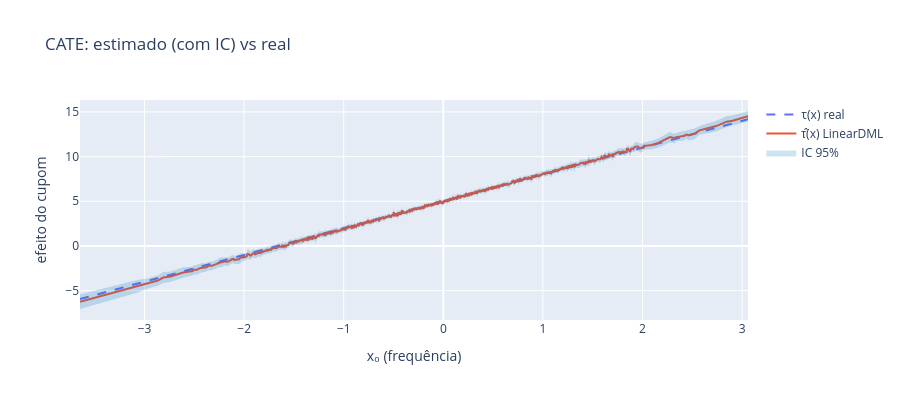

The notebook cell saved with this chart:
### Code cell
order = np.argsort(X_val[:, 0])
x_sorted = X_val[order]
tau_hat = est.effect(x_sorted)
lo, hi = est.effect_interval(x_sorted)
tau_true_sorted = 5.0 + 3.0 * x_sorted[:, 0]

fig = go.Figure()
fig.add_scatter(x=x_sorted[:, 0], y=tau_true_sorted, name="τ(x) real", line=dict(dash="dash"))
fig.add_scatter(x=x_sorted[:, 0], y=tau_hat, name="τ̂(x) LinearDML")
fig.add_scatter(
    x=np.concatenate([x_sorted[:, 0], x_sorted[::-1, 0]]),
    y=np.concatenate([hi, lo[::-1]]),
    fill="toself", fillcolor="rgba(0,114,178,0.2)", line=dict(color="rgba(255,255,255,0)"),
    name="IC 95%", showlegend=True,
)
fig.update_layout(height=400, title="CATE: estimado (com IC) vs real", xaxis_title="x₀ (frequência)", yaxis_title="efeito do cupom")
fig.show()

### Figure 1 — Plotly figure (JSON) as saved in the notebook; plotly's stock layout.template omitted (floating-point values rounded to 4 significant figures; data arrays with more than 128 entries replaced by an {"elided": "..."} marker saying what was removed)
{"data": [{"line": {"dash": "dash"}, "name": "τ(x) real", "type": "scatter", "x": {"elided": "1250 float values"}, "y": {"elided": "1250 float values"}}, {"name": "τ̂(x) LinearDML", "type": "scatter", "x": {"elided": "1250 float values"}, "y": {"elided": "1250 float values"}}, {"fill": "toself", "fillcolor": "rgba(0,114,178,0.2)", "line": {"color": "rgba(255,255,255,0)"}, "name": "IC 95%", "showlegend": true, "type": "scatter", "x": {"elided": "2500 float values"}, "y": {"elided": "2500 float values"}}], "layout": {"height": 400, "title": {"text": "CATE: estimado (com IC) vs real"}, "xaxis": {"title": {"text": "x₀ (frequência)"}}, "yaxis": {"title": {"text": "efeito do cupom"}}}}
